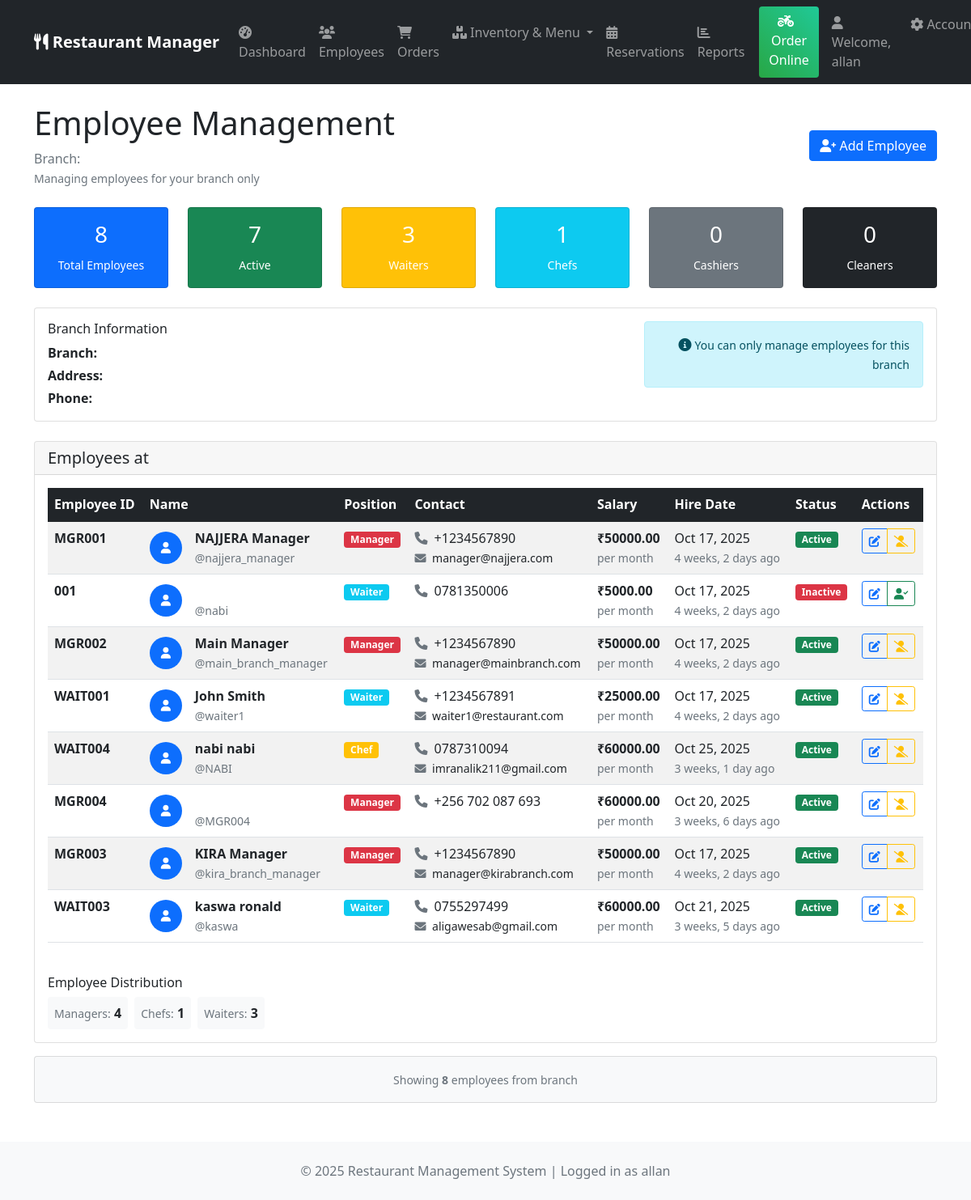
Screenshot of /employees/ (signed in) with the database file from the repository.
### core/models.py (models this page shows, shortened)
class Employee(models.Model):
    EMPLOYEE_TYPES = [
        ('manager', 'Manager'),
        ('chef', 'Chef'),
        ('waiter', 'Waiter'),
        ('cashier', 'Cashier'),
        ('cleaner', 'Cleaner'),
    ]
    user = models.OneToOneField(User, on_delete=models.CASCADE)
    employee_id = models.CharField(max_length=20, unique=True)
    employee_type = models.CharField(max_length=20, choices=EMPLOYEE_TYPES)
    phone = models.CharField(max_length=20)
    address = models.TextField()
    hire_date = models.DateField(auto_now_add=True)
    salary = models.DecimalField(max_digits=10, decimal_places=2)
    is_active = models.BooleanField(default=True)
    branch = models.ForeignKey(Branch, on_delete=models.CASCADE, null=True, blank=True)
    class Meta:
        ordering = ['branch', 'employee_type', 'user__first_name']
    def get_employee_type_display(self):
        return dict(self.EMPLOYEE_TYPES).get(self.employee_type, self.employee_type)

### core/views.py (the view, shortened to what this page needs)
# urls.py: path('employees/', views.employee_list, name='employee_list'),
@login_required
def employee_list(request):
    if request.user.is_superuser or request.user.is_staff:
        employees = Employee.objects.all().select_related('user', 'branch')
        manager_branch = None
        is_admin = True
    total_employees = employees.count()
    active_employees = employees.filter(is_active=True).count()
    waiters = employees.filter(employee_type='waiter').count()
    chefs = employees.filter(employee_type='chef').count()
    cashiers = employees.filter(employee_type='cashier').count()
    cleaners = employees.filter(employee_type='cleaner').count()
    managers = employees.filter(employee_type='manager').count()
    return render(request, 'core/employee_list.html', {
        'employees': employees,
        'total_employees': total_employees,
        'active_employees': active_employees,
        'waiters': waiters,
        'chefs': chefs,
        'cashiers': cashiers,
        'cleaners': cleaners,
        'managers': managers,
        'manager_branch': manager_branch,
        'is_admin': is_admin,  # ✅ Pass this to template
    })

### core/context_processors.py (called while the page is built)
def restaurant_info(request):
    try:
        restaurant = Restaurant.objects.first()
    except:
        restaurant = None
    return {
        'restaurant': restaurant
    }

### templates/core/employee_list.html (shortened to what this page needs)
{% extends 'base.html' %}
{% block content %}
<div class="d-flex justify-content-between align-items-center mb-4">
    <div>
        <h1>Employee Management</h1>
        <p class="text-muted mb-0">Branch: <strong>{{ manager_branch.name }}</strong></p>
        <small class="text-muted">Managing employees for your branch only</small>
    </div>
    <a href="{% url 'core:employee_add' %}" class="btn btn-primary">
        <i class="fas fa-user-plus"></i> Add Employee
    </a>
</div>
<div class="row mb-4">
    <div class="col-md-2">
        <div class="card bg-primary text-white">
            <div class="card-body text-center">
                <h3>{{ total_employees }}</h3>
                <small>Total Employees</small>
            </div>
        </div>
    </div>
    <div class="col-md-2">
        <div class="card bg-success text-white">
            <div class="card-body text-center">
                <h3>{{ active_employees }}</h3>
                <small>Active</small>
            </div>
        </div>
    </div>
    <div class="col-md-2">
        <div class="card bg-warning text-white">
            <div class="card-body text-center">
                <h3>{{ waiters }}</h3>
                <small>Waiters</small>
            </div>
        </div>
    </div>
    <div class="col-md-2">
        <div class="card bg-info text-white">
            <div class="card-body text-center">
                <h3>{{ chefs }}</h3>
                <small>Chefs</small>
            </div>
        </div>
    </div>
    <div class="col-md-2">
        <div class="card bg-secondary text-white">
            <div class="card-body text-center">
                <h3>{{ cashiers }}</h3>
                <small>Cashiers</small>
            </div>
        </div>
    </div>
    <div class="col-md-2">
        <div class="card bg-dark text-white">
            <div class="card-body text-center">
                <h3>{{ cleaners }}</h3>
                <small>Cleaners</small>
            </div>
        </div>
    </div>
</div>
<div class="card mb-4">
    <div class="card-body">
        <div class="row">
            <div class="col-md-8">
                <h6 class="card-title">Branch Information</h6>
                <p class="mb-1"><strong>Branch:</strong> {{ manager_branch.name }}</p>
                <p class="mb-1"><strong>Address:</strong> {{ manager_branch.address }}</p>
                <p class="mb-0"><strong>Phone:</strong> {{ manager_branch.phone }}</p>
            </div>
            <div class="col-md-4 text-end">
                <div class="alert alert-info mb-0">
                    <i class="fas fa-info-circle"></i>
                    <small>You can only manage employees for this branch</small>
                </div>
            </div>
        </div>
    </div>
</div>
<div class="card">
    <div class="card-header">
        <h5 class="mb-0">Employees at {{ manager_branch.name }}</h5>
    </div>
    <div class="card-body">
        {% if employees %}
        <div class="table-responsive">
            <table class="table table-striped table-hover">
                <thead class="table-dark">
                    <tr>
                        <th>Employee ID</th>
                        <th>Name</th>
                        <th>Position</th>
                        <th>Contact</th>
                        <th>Salary</th>
                        <th>Hire Date</th>
                        <th>Status</th>
                        <th>Actions</th>
                    </tr>
                </thead>
                <tbody>
                    {% for employee in employees %}
                    <tr>
                        <td><strong>{{ employee.employee_id }}</strong></td>
                        <td>
                            <div class="d-flex align-items-center">
                                <div class="avatar-sm bg-primary rounded-circle text-white d-flex align-items-center justify-content-center me-3" style="width: 40px; height: 40px;">
                                    <i class="fas fa-user"></i>
                                </div>
                                <div>
                                    <strong>{{ employee.user.get_full_name }}</strong><br>
                                    <small class="text-muted">@{{ employee.user.username }}</small>
                                </div>
                            </div>
                        </td>
                        <td>
                            <span class="badge
                                {% if employee.employee_type == 'manager' %}bg-danger
                                {% elif employee.employee_type == 'chef' %}bg-warning
                                {% elif employee.employee_type == 'waiter' %}bg-info
                                {% elif employee.employee_type == 'cashier' %}bg-secondary
                                {% else %}bg-dark{% endif %}">
                                {{ employee.get_employee_type_display }}
                            </span>
                        </td>
                        <td>
                            <div>
                                <i class="fas fa-phone text-muted me-1"></i>
                                {{ employee.phone }}<br>
                                {% if employee.user.email %}
                                <small>
                                    <i class="fas fa-envelope text-muted me-1"></i>
                                    {{ employee.user.email }}
                                </small>
                                {% endif %}
                            </div>
                        </td>
                        <td>
                            <strong>₹{{ employee.salary }}</strong><br>
                            <small class="text-muted">per month</small>
                        </td>
                        <td>
                            {{ employee.hire_date|date:"M d, Y" }}<br>
                            <small class="text-muted">{{ employee.hire_date|timesince }} ago</small>
                        </td>
                        <td>
                            <span class="badge bg-{% if employee.is_active %}success{% else %}danger{% endif %}">
                                {% if employee.is_active %}
                                    Active
                                {% else %}
                                    Inactive
                                {% endif %}
                            </span>
                        </td>
                        <td>
                            <div class="btn-group btn-group-sm">
                                <a href="{% url 'core:employee_edit' employee.pk %}" class="btn btn-outline-primary" title="Edit Employee">
                                    <i class="fas fa-edit"></i>
                                </a>
                                <a href="{% url 'core:employee_toggle' employee.pk %}"
                                   class="btn btn-{% if employee.is_active %}outline-warning{% else %}outline-success{% endif %}"
                                   title="{% if employee.is_active %}Deactivate{% else %}Activate{% endif %} Employee">
                                    {% if employee.is_active %}
                                        <i class="fas fa-user-slash"></i>
                                    {% else %}
                                        <i class="fas fa-user-check"></i>
                                    {% endif %}
                                </a>
                            </div>
                        </td>
                    </tr>
                    {% endfor %}
                </tbody>
            </table>
        </div>
        <div class="row mt-4">
            <div class="col-md-12">
                <h6>Employee Distribution</h6>
                <div class="d-flex flex-wrap gap-2">
                    {% if managers > 0 %}
                    <div class="bg-light rounded p-2">
                        <small class="text-muted">Managers:</small>
                        <strong>{{ managers }}</strong>
                    </div>
                    {% endif %}
                    {% if chefs > 0 %}
                    <div class="bg-light rounded p-2">
                        <small class="text-muted">Chefs:</small>
                        <strong>{{ chefs }}</strong>
                    </div>
                    {% endif %}
                    {% if waiters > 0 %}
                    <div class="bg-light rounded p-2">
                        <small class="text-muted">Waiters:</small>
                        <strong>{{ waiters }}</strong>
                    </div>
                    {% endif %}
                </div>
            </div>
        </div>
        {% endif %}
    </div>
</div>
{% if employees %}
<div class="row mt-3">
    <div class="col-md-12">
        <div class="card bg-light">
            <div class="card-body text-center">
                <small class="text-muted">
                    Showing <strong>{{ employees|length }}</strong> employees from
                    <strong>{{ manager_branch.name }}</strong> branch
                </small>
            </div>
        </div>
    </div>
</div>
{% endif %}
{% endblock %}

### templates/base.html (shortened to what this page needs)
<!DOCTYPE html>
<html lang="en">
<head>
    <link href="https://cdn.jsdelivr.net/npm/bootstrap@5.1.3/dist/css/bootstrap.min.css" rel="stylesheet">
    <link href="https://cdnjs.cloudflare.com/ajax/libs/font-awesome/6.0.0/css/all.min.css" rel="stylesheet">
</head>
<body>
    <nav class="navbar navbar-expand-lg navbar-dark bg-dark">
        <div class="container">
            <a class="navbar-brand" href="{% url 'core:dashboard' %}">
                <i class="fas fa-utensils"></i>
                {% if restaurant %}
                    {{ restaurant.name }} Manager
                {% else %}
                    Restaurant Manager
                {% endif %}
            </a>
            <div class="collapse navbar-collapse" id="navbarNav">
                <ul class="navbar-nav me-auto">
                    {% if user.is_authenticated %}
                    <li class="nav-item">
                        <a class="nav-link" href="{% url 'core:dashboard' %}">
                            <i class="fas fa-tachometer-alt"></i> Dashboard
                        </a>
                    </li>
                    <li class="nav-item">
                        <a class="nav-link" href="{% url 'core:employee_list' %}">
                            <i class="fas fa-users"></i> Employees
                        </a>
                    </li>
                    <li class="nav-item">
                        <a class="nav-link" href="{% url 'orders:order_list' %}">
                            <i class="fas fa-shopping-cart"></i> Orders
                        </a>
                    </li>
                    <li class="nav-item dropdown">
                        <a class="nav-link dropdown-toggle" href="#" role="button" data-bs-toggle="dropdown">
                            <i class="fas fa-boxes"></i> Inventory & Menu
                        </a>
                    </li>
                    <li class="nav-item">
                        <a class="nav-link" href="{% url 'reservations:reservation_dashboard' %}">
                            <i class="fas fa-calendar-alt"></i> Reservations
                        </a>
                    </li>
                    <li class="nav-item">
                        <a class="nav-link" href="{% url 'reports:reports_dashboard' %}">
                            <i class="fas fa-chart-bar"></i> Reports
                        </a>
                    </li>
                    {% endif %}
                </ul>
                <div class="navbar-nav">
                    <a class="btn btn-success online-order-btn me-3" href="{% url 'orders:online_order' %}">
                        <i class="fas fa-motorcycle me-2"></i>Order Online
                    </a>
                    {% if user.is_authenticated %}
                        <span class="navbar-text me-3">
                            <i class="fas fa-user"></i> Welcome, {{ user.get_full_name|default:user.username }}
                        </span>
                        <div class="nav-item dropdown">
                            <a class="nav-link dropdown-toggle" href="#" role="button" data-bs-toggle="dropdown">
                                <i class="fas fa-cog"></i> Account
                            </a>
                        </div>
                    {% else %}
                        <a class="nav-link" href="{% url 'login' %}">
                            <i class="fas fa-sign-in-alt"></i> Login
                        </a>
                    {% endif %}
                </div>
            </div>
        </div>
    </nav>
    <div class="container mt-4">
        {% block content %}
        {% endblock %}
    </div>
    <footer class="mt-5 py-4 bg-light">
        <div class="container text-center">
            <p class="text-muted mb-0">
                &copy; {% now "Y" %} Restaurant Management System
                {% if user.is_authenticated %}
                | Logged in as {{ user.username }}
                {% endif %}
            </p>
        </div>
    </footer>
</body>
</html>

### templates/base.html (style rules this page uses)
.navbar-brand { font-weight: 600; }
.navbar-nav .nav-link { padding: 8px 15px; margin: 2px 0; border-radius: 5px; transition: all 0.3s ease; }
.online-order-btn { background: linear-gradient(45deg, #28a745, #20c997); border: none; margin-left: 10px; }

### templates/core/employee_list.html (style rules this page uses)
.avatar-sm { font-size: 14px; }
.table th { border-top: none; font-weight: 600; }

### rows the page displays
Employee: employee_id "MGR001", user.get_full_name "NAJJERA Manager", user.username "najjera_manager", employee_type "Manager", phone "+1234567890", user.email "manager@najjera.com", salary "50000.00", hire_date "Oct 17, 2025", hire_date "4 weeks, 2 days", is_active "Active"
Employee: employee_id "001", user.username "nabi", employee_type "Waiter", phone "0781350006", salary "5000.00", hire_date "Oct 17, 2025", hire_date "4 weeks, 2 days", is_active "Inactive"
Employee: employee_id "MGR002", user.get_full_name "Main Manager", user.username "main_branch_manager", employee_type "Manager", phone "+1234567890", user.email "manager@mainbranch.com", salary "50000.00", hire_date "Oct 17, 2025", hire_date "4 weeks, 2 days", is_active "Active"
Employee: employee_id "WAIT001", user.get_full_name "John Smith", user.username "waiter1", employee_type "Waiter", phone "+1234567891", user.email "waiter1@restaurant.com", salary "25000.00", hire_date "Oct 17, 2025", hire_date "4 weeks, 2 days", is_active "Active"
Employee: employee_id "WAIT004", user.get_full_name "nabi nabi", user.username "NABI", employee_type "Chef", phone "0787310094", user.email "imranalik211@gmail.com", salary "60000.00", hire_date "Oct 25, 2025", hire_date "3 weeks, 1 day", is_active "Active"
Employee: employee_id "MGR004", user.username "MGR004", employee_type "Manager", phone "+256 702 087 693", salary "60000.00", hire_date "Oct 20, 2025", hire_date "3 weeks, 6 days", is_active "Active"
Employee: employee_id "MGR003", user.get_full_name "KIRA Manager", user.username "kira_branch_manager", employee_type "Manager", phone "+1234567890", user.email "manager@kirabranch.com", salary "50000.00", hire_date "Oct 17, 2025", hire_date "4 weeks, 2 days", is_active "Active"
Employee: employee_id "WAIT003", user.get_full_name "kaswa ronald", user.username "kaswa", employee_type "Waiter", phone "0755297499", user.email "aligawesab@gmail.com", salary "60000.00", hire_date "Oct 21, 2025", hire_date "3 weeks, 5 days", is_active "Active"

### other values shown
{{ user.get_full_name|default:user.username }} "allan"
{{ total_employees }} "8"
{{ active_employees }} "7"
{{ waiters }} "3"
{{ chefs }} "1"
{{ cashiers }} "0"
{{ cleaners }} "0"
{{ managers }} "4"
{{ employees|length }} "8"
{{ user.username }} "allan"
